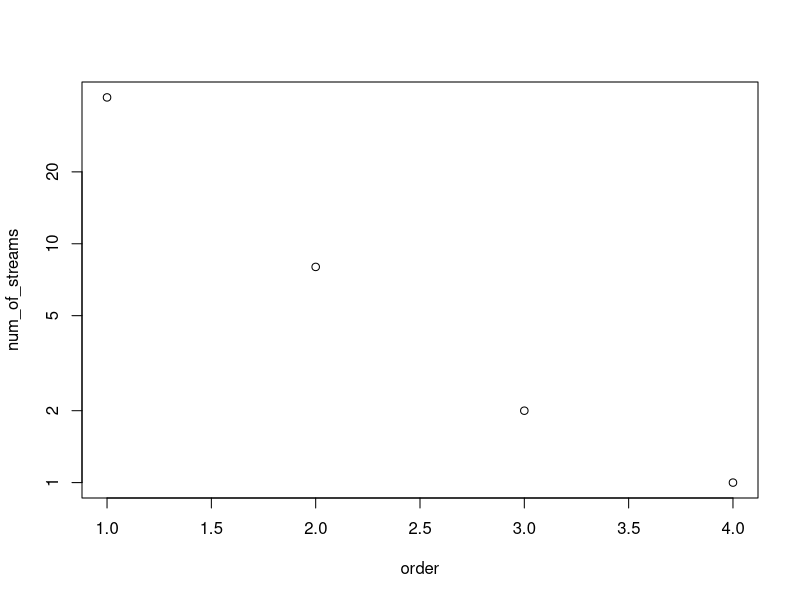
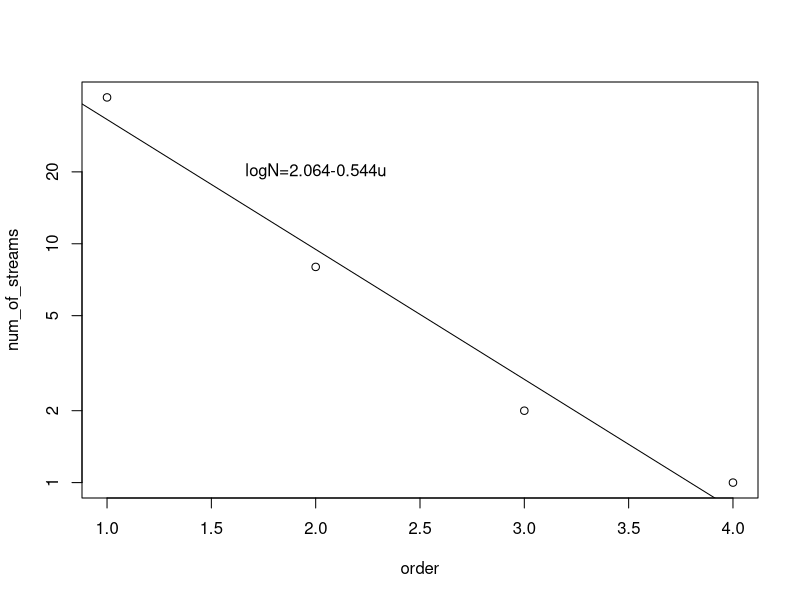

Write the R code that produced these figures, in order.
## ---- chunk 1
knitr::opts_chunk$set(echo = TRUE)
## ---- chunk 2
d <- read.csv("pant_stats.txt", skip=1, header=TRUE)
plot(num_of_streams~order, data=d, log="y")
## ---- chunk 3
mod <- lm(log10(num_of_streams) ~ order, data=d)
plot(num_of_streams~order, data=d, log="y")
abline(mod)
text(2, 20, 'logN=2.064-0.544u')
## ---- chunk 4
mod$coefficients[[2]]
## ---- chunk 5
rb <- 1/10^mod$coefficients[[2]]
round(rb,4)
